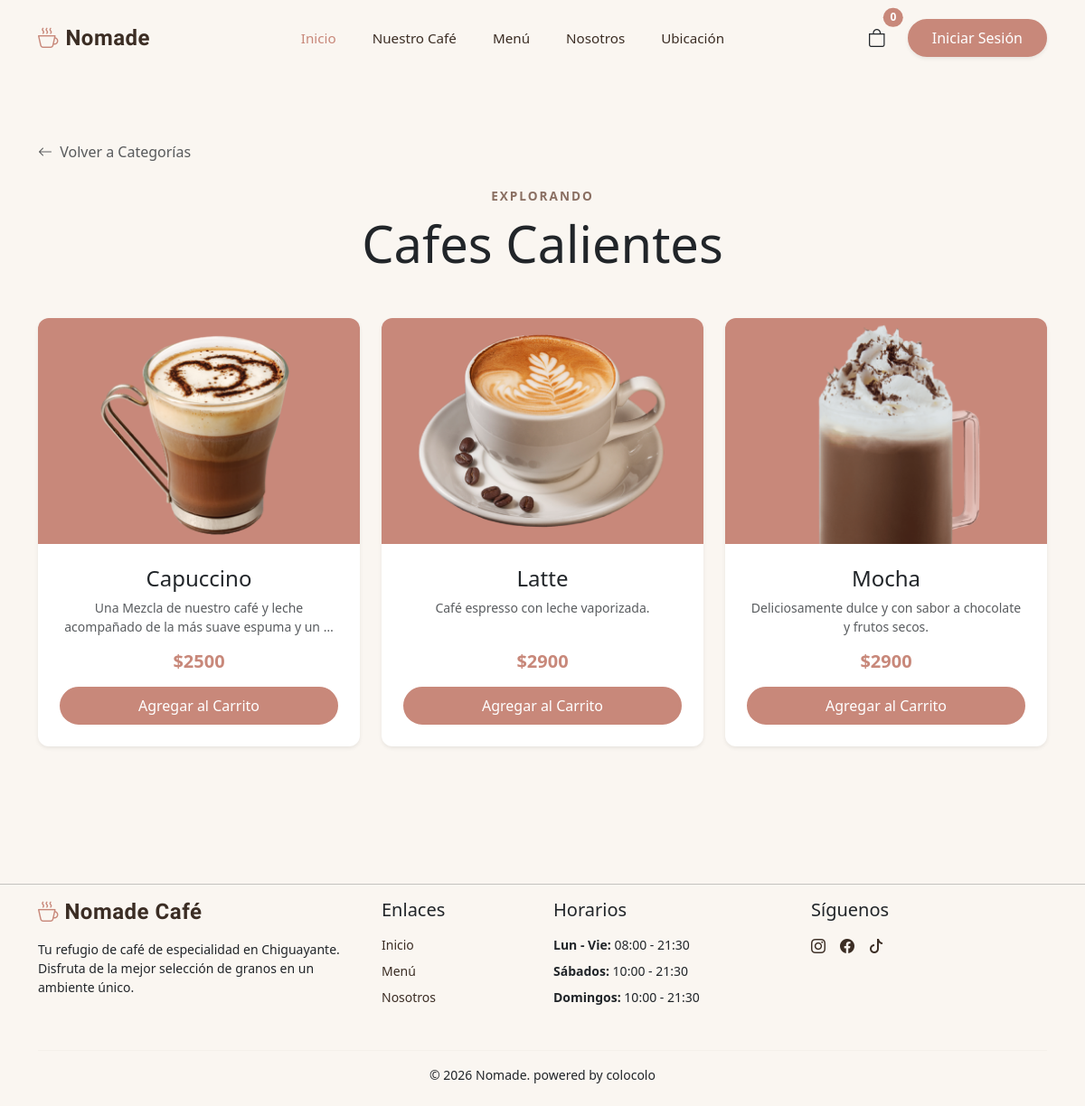
The page /categoria/2/ on the database its author committed.
### catalogo/models.py (models this page shows, shortened)
class Categoria(models.Model):
    nombre = models.CharField( max_length=100)
    image = models.ImageField(upload_to='categorias/', null=True, blank=True)
    tiene_tamano = models.BooleanField(default=False)
    tiene_tipo_leche = models.BooleanField(default=False)

class Producto(models.Model):
    nombre = models.CharField(max_length=200)
    descripcion = models.TextField()
    precio = models.IntegerField()
    stock = models.IntegerField()
    image = models.ImageField(upload_to='productos/', null=True, blank=True)
    categoria = models.ForeignKey(Categoria, on_delete=models.CASCADE, related_name='productos')

### catalogo/views.py (the view)
# urls.py: path('categoria/<int:categoria_id>/', views.ordernar_categorias_view, name='filtro_categoria'),
def ordernar_categorias_view(request, categoria_id):
    categoria = Categoria.objects.get(id=categoria_id)
    productos = Producto.objects.filter(categoria=categoria)
    contexto = {'categoria': categoria, 'productos': productos}
    return render(request, 'catalogo/productos.html', contexto)

### catalogo/context_processors.py (called while the page is built)
def cantidad_carrito(request):
    total = 0
    if 'carrito' in request.session: # si ya hay un carrito
        for key, value in request.session['carrito'].items():
            total += value['cantidad'] # suma la cantidad de cada prod guardado
    return {'cantidad_carrito' : total} #envia la cantidad al html

### catalogo/templates/catalogo/productos.html (shortened to what this page needs)
{% extends 'catalogo/base.html' %}
{% block content %}
<div class="container py-5 mt-4">
    <a href="{% url 'menu' %}" class="text-decoration-none text-muted mb-4 d-inline-block">
        <i class="bi bi-arrow-left me-1"></i> Volver a Categorías
    </a>
    <div class="text-center mb-5">
        <span class="text-uppercase fw-bold letter-spacing-1"
            style="color: var(--muted-foreground); letter-spacing: 2px; font-size: 0.85rem;">Explorando</span>
        <h2 class="display-4 mt-2 font-playfair">{{ categoria.nombre }}</h2>
    </div>
    <div class="row g-4">
        {% for producto in productos %}
        <div class="col-md-4">
            <div class="card product-card h-100 d-flex flex-column shadow-sm">
                {% if producto.image %}
                <img src="{{ producto.image.url }}" class="card-img-top" alt="{{ producto.nombre }}">
                {% else %}
                <img src="https://images.pexels.com/photos/312418/pexels-photo-312418.jpeg?auto=compress&cs=tinysrgb&w=800"
                    class="card-img-top" alt="">
                {% endif %}
                <div class="card-body p-4 text-center d-flex flex-column flex-grow-1">
                    <h4 class="card-title font-playfair mb-2">{{ producto.nombre }}</h4>
                    <p class="card-text text-muted small mb-3">{{ producto.descripcion|truncatewords:15 }}</p>
                    <div class="mt-auto">
                        <h5 class="fw-bold mb-3" style="color: var(--primary);">${{ producto.precio }}</h5>
                        <button class="btn btn-outline-dark rounded-pill w-100" type="button"
                            data-bs-toggle="offcanvas"
                            data-bs-target="#offcanvasProducto{{producto.id}}"
                            aria-controls="offcanvasProducto{{producto.id}}"
                            {% if producto.categoria.tiene_tamano %}onclick="setTimeout(()=>actualizarBoton({{producto.id}},{{producto.precio}}),50)"{% endif %}>
                            Agregar al Carrito
                        </button>
                    </div>
                </div>
            </div>
        </div>
        {% empty %}
        <div class="col-12 text-center py-5">
            <i class="bi bi-cup text-muted fs-1 mb-3 d-block opacity-50"></i>
            <h4 class="font-playfair text-muted">Aún no hay productos en esta categoría.</h4>
            <p>¡Estamos preparando algo delicioso!</p>
        </div>
        {% endfor %}
    </div>
</div>
{% endblock content %}

### catalogo/static/catalogo/css/style.css (style rules this page uses)
:root { --background: #FAF6F1 ; --foreground: #3B2D24; --card: #FFF9F5; --primary: #C8887A; --primary-foreground: #FFF9F5; --secondary: #EAD8CB; --secondary-foreground: #3B2D24; --muted: #F2E8DE; --muted-foreground: #8A6F62; --accent: #A8C3A4; --accent-foreground: #2B3D28; --border: rgba(160,120,96,0.2); }
body { background-color: var(--background); }
.btn { color: #fff; background-color: var(--primary); border: solid var(--primary); transition: transform 0.3s ease, box-shadow 0.3s ease; }
.product-card { background-color: #FFFFFF; border: none; border-radius: 12px; overflow: hidden; transition: transform 0.3s ease, box-shadow 0.3s ease; }
.product-card img { height: 250px; width: 100%; object-fit: cover; }

### rows shown on the page
Categoria: nombre "Cafes Calientes"
Producto: image (picture), nombre "Capuccino", descripcion "Una Mezcla de nuestro café y leche acompañado de la más suave espuma y un …", precio "2500"
Producto: image (picture), nombre "Latte", descripcion "Café espresso con leche vaporizada.", precio "2900"
Producto: image (picture), nombre "Mocha", descripcion "Deliciosamente dulce y con sabor a chocolate y frutos secos.", precio "2900"

### other values the page prints
{{ cantidad_carrito | default:"0" }} "0"
